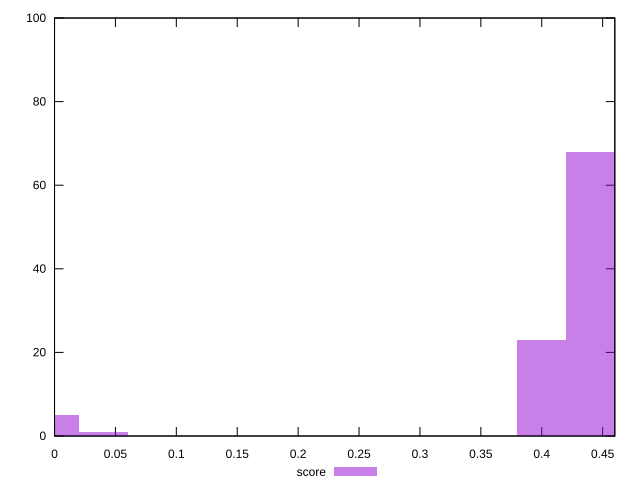

Reproduce this figure in gnuplot.
reset

$score <<EOF
0.39992435711185415 23
0.4399167928230396 68
0 5
0.039992435711185416 1
0.479909228534225 3
EOF

set key outside below
set boxwidth 0.039992435711185416
set xrange [0:0.46]
set yrange [0:100]
set trange [0:100]
set style fill transparent solid 0.5 noborder
set terminal svg size 640, 490 enhanced background rgb 'white'
set output "reprap/render-blocking-resources/samples/pages+cached+noexternal+nomedia/score/histogram.svg"

plot $score title "score" with boxes

reset
